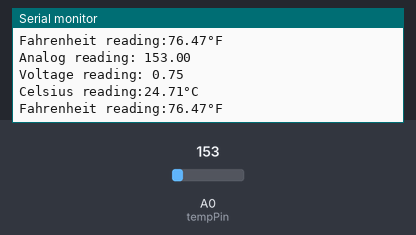
Recording of a sketch running on a simulated Arduino Uno, built with avr-gcc and run on an emulated ATmega328P. Shown: the last lines printed to the serial monitor. The test bench sets the inputs (shaded band); at power-on: A0 (tempPin) = 153.

Above: at 3.8 s.
3.9 s: A0 (tempPin) set to 165
At 7.4 s:
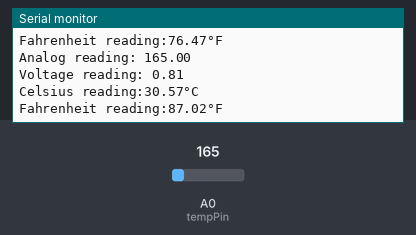
7.8 s: A0 (tempPin) set to 175
At 10.1 s:
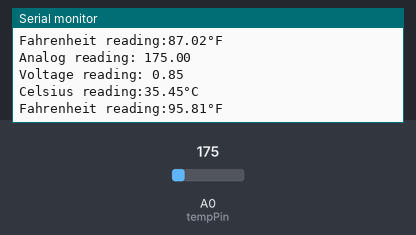
Timing chart, 0 to 11.6 s (numbered marks = the images above; inputs shaded):
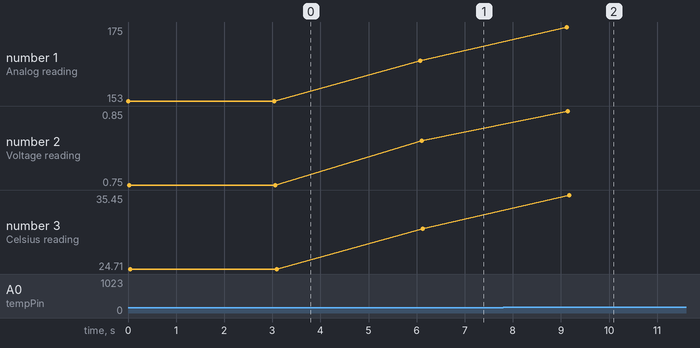

The sketch:

interfacing_temperature_sensor.ino
```cpp
int temp = A0;
int tempPin = A0;         // Analog pin connected to temperature sensor
float temp_celsius;
float voltage;
float analog_reading;
float temp_far;

void setup()
{
  pinMode(tempPin, INPUT);  //set temp sensor as input
  Serial.begin(9600);
}
void loop()
{
  analog_reading= analogRead(tempPin);
  Serial.print("Analog reading: ");  //read analog reading
  Serial.println(analog_reading);

  //converting analog reading to voltage
  voltage = analog_reading*5/1024;
    //we divided by 1024 as the analog reading from the data ppin is between 0 and 1024
    // 5 is because of 5 volts

  Serial.print("Voltage reading: ");  //display voltage
  Serial.println(voltage);

  //reading in celsius:
  //converting from 10 mv per degree with 0.5V offset
  temp_celsius =100 * (voltage - 0.5);
  Serial.println("Celsius reading:" + String(temp_celsius) + ("°C"));
  temp_far =(temp_celsius * 9/5) + 32;
  Serial.println("Fahrenheit reading:" + String(temp_far) + ("°F\n"));
  delay(3000); //give a delay of 3 seconds before repeating the loop
}
```

Measured:
- after the input at 3.9 s, the serial monitor: prints a new line after 2.2 s (image 1)
- after the input at 7.8 s, the serial monitor: prints a new line after 1.3 s (image 2)
- plotted number 1: 153 → 165 after the input at 3.9 s, 165 → 175 after the input at 7.8 s
- plotted number 2: 0.75 → 0.81 after the input at 3.9 s, 0.81 → 0.85 after the input at 7.8 s
- plotted number 3: 24.71 → 30.57 after the input at 3.9 s, 30.57 → 35.45 after the input at 7.8 s
